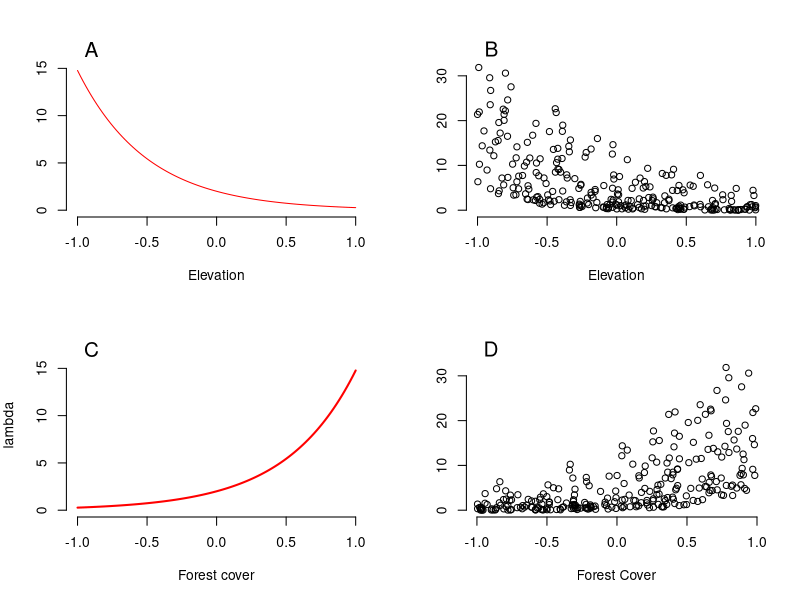
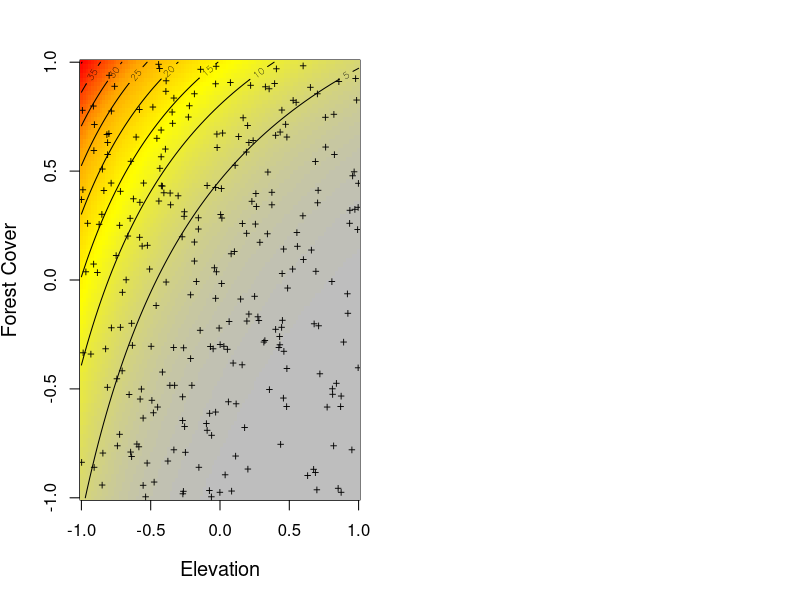
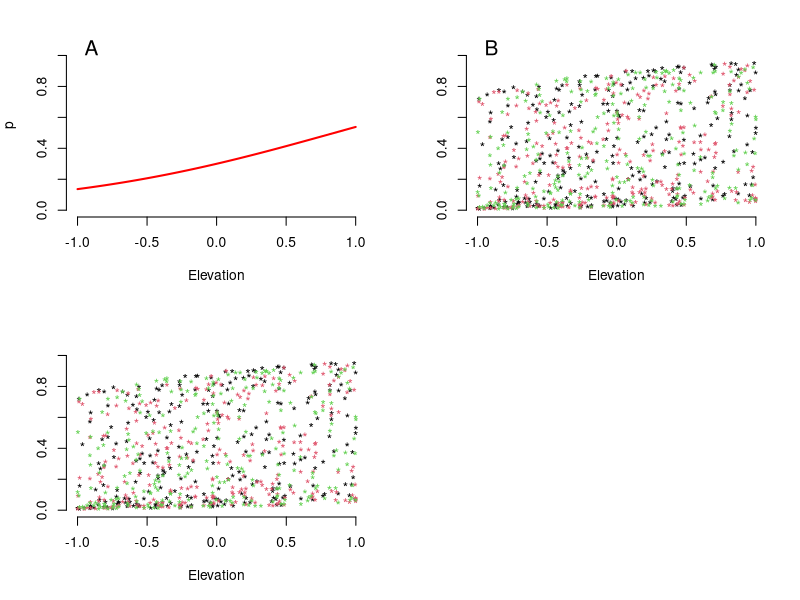

These figures' R source, in order:
## ---- chunk 1
knitr::opts_chunk$set(echo = TRUE)
## ---- chunk 2
M <- 267 # Number of spatial replicates (sites)
J <- 3 # Number of temporal replicates (counts)
## ---- chunk 3
set.seed(24) # for following along the book, note that we should avoid setting the seed when exploring simulations so we dont get 'stuck' on a particular simulations outcome 

# Generate values for the covariates that are all scaled to a range of -1 to 1 (use uniform distribution)
elev <- runif(n=M, -1, 1) # scaled elevation of a site
forest <- runif(n=M, -1,1) # scaled forest cover at each site
wind <- array(runif(n=M*J, -1,1), dim = c(M,J)) # scaled wind speed 
## ---- chunk 4
mean.lambda <- 2 # Mean expected abundance of great tits
beta0 <- log(mean.lambda) # Same on logscale (=log-scale intercept)
beta1 <- -2 # Effect (slope) of elevation
beta2 <- 2 # Effect (slope) of forest-cover
beta3 <- 1 # Interaction effect (slope) of elev and forest
## ---- chunk 5
log.lambda <- beta0 + beta1*elev + beta2*forest + beta3*elev*forest
lambda <- exp(log.lambda) # inverse link transformation

par(mfrow=c(2,2), mar = c(5,4,2,2), cex.main = 1)
curve(exp(beta0+beta1*x), -1,1, col = "red", frame.plot=FALSE, ylim=c(0,18), xlab = "Elevation", ylab = "")
text(-0.9, 17, "A", cex = 1.5)
plot(elev, lambda, frame.plot = FALSE, ylim = c(0, 38), xlab = "Elevation", ylab = "")
text(-0.9, 36, "B", cex = 1.5)
curve(exp(beta0 + beta2*x), -1,1, col = "red", frame.plot=FALSE, ylim = c(0,18), xlab = "Forest cover", ylab = "lambda", lwd = 2)
text(-0.9, 17, "C", cex = 1.5)
plot(forest, lambda, frame.plot=FALSE, ylim=c(0,38), xlab = "Forest Cover", ylab = "")
text(-0.9,36, "D", cex=1.5)
## ---- chunk 6
# Compute expected abundance for a grid of elevation and forest cover
cov1 <- seq(-1,1,, 100) # Values for elevation
cov2 <- seq(-1,1,,100) # Values for forest cover 

lambda.matrix <- array(NA, dim = c(100,100)) # Prediction Matrix, for every combo of values of elevation and forest cover

for(i in 1:100){
  for(j in 1:100){
    lambda.matrix[i,j] <- exp(beta0 + beta1*cov1[i] + beta2*cov2[j] + beta3 * cov1[i]*cov2[j])
  }
}

par(mfrow = c(1,2), mar = c(5,4,3,2), cex.main = 1.6)
mapPalette <- colorRampPalette(c("grey", "yellow", "orange", "red"))
image(x = cov1, y = cov2, z = lambda.matrix, col = mapPalette(100), xlab = "Elevation", ylab = "Forest Cover", cex.lab = 1.2)
contour(x = cov1, y = cov2, z = lambda.matrix, add = TRUE, lwd = 1)
matpoints(elev, forest, pch = "+", cex = 0.8) # add observed cov values 

## ---- chunk 7
N <- rpois(n = M, lambda = lambda) # Realized Abundance 
sum(N) # total population size at M sites
table(N) # Frequency distribution of tit abundance 
## ---- chunk 8
mean.detection <- 0.3 # Mean expected detection probability
alpha0 <- qlogis(mean.detection) # Same on logit scale (intercept)
alpha1 <- 1 # Effect (slope) of elevation
alpha2 <- -3 # Effect (slope) of wind speed
alpha3 <- 0 # Interaction effect (slope) of elev and wind
## ---- chunk 9
logit.p <- alpha0 + alpha1*elev + alpha2*wind + alpha3*elev*wind 
p <- plogis(logit.p) # inverse link transform
mean(p) # average per-individual p is 0.38 

par(mfrow = c(2,2), mar = c(5,4,2,2), cex.main = 1)
curve(plogis(alpha0 + alpha1*x), -1, 1, col = "red", frame.plot = FALSE, ylim = c(0,1.1), xlab = "Elevation", ylab = "p", lwd = 2)
text(-0.9, 1.05, "A", cex = 1.5)
matplot(elev, p, pch = "*", frame.plot=FALSE, ylim = c(0,1.1), xlab = "Elevation", ylab = "")
text(-0.9, 1.05, "B", cex = 1.5)
matplot(elev, p, pch = "*", frame.plot = FALSE, ylim = c(0, 1.1), xlab = "Elevation", ylab = "")
